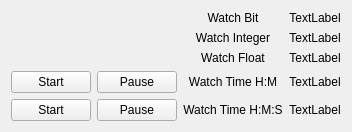
      <widget class="QWidget" name="tab_8">
       <attribute name="title">
        <string>Watch</string>
       </attribute>
       <layout class="QGridLayout" name="gridLayout_12">
        <item row="3" column="2">
         <widget class="QLabel" name="label_46">
          <property name="text">
           <string>Watch Time H:M</string>
          </property>
          <property name="alignment">
           <set>Qt::AlignCenter</set>
          </property>
         </widget>
        </item>
        <item row="4" column="0">
         <widget class="QPushButton" name="pushButton_4">
          <property name="text">
           <string>Start</string>
          </property>
          <property name="checkable">
           <bool>true</bool>
          </property>
          <property name="function" stdset="0">
           <string>hal_pin</string>
          </property>
          <property name="pin_name" stdset="0">
           <string>start-hms-timer</string>
          </property>
         </widget>
        </item>
        <item row="0" column="2">
         <widget class="QLabel" name="label_7">
          <property name="text">
           <string>Watch Bit</string>
          </property>
          <property name="alignment">
           <set>Qt::AlignCenter</set>
          </property>
         </widget>
        </item>
        <item row="2" column="2">
         <widget class="QLabel" name="label_45">
          <property name="text">
           <string>Watch Float</string>
          </property>
          <property name="alignment">
           <set>Qt::AlignCenter</set>
          </property>
         </widget>
        </item>
        <item row="3" column="3">
         <widget class="QLabel" name="label_50">
          <property name="text">
           <string>TextLabel</string>
          </property>
          <property name="alignment">
           <set>Qt::AlignCenter</set>
          </property>
          <property name="function" stdset="0">
           <string>hal_watch_time_hm</string>
          </property>
          <property name="hours" stdset="0">
           <string>time.0.hours</string>
          </property>
          <property name="minutes" stdset="0">
           <string>time.0.minutes</string>
          </property>
         </widget>
        </item>
        <item row="0" column="3">
         <widget class="QLabel" name="label_47">
          <property name="text">
           <string>TextLabel</string>
          </property>
          <property name="alignment">
           <set>Qt::AlignCenter</set>
          </property>
          <property name="function" stdset="0">
           <string>hal_watch_bit</string>
          </property>
          <property name="pin_name" stdset="0">
           <string>iocontrol.0.coolant-flood</string>
          </property>
         </widget>
        </item>
        <item row="2" column="3">
         <widget class="QLabel" name="label_49">
          <property name="text">
           <string>TextLabel</string>
          </property>
          <property name="alignment">
           <set>Qt::AlignCenter</set>
          </property>
          <property name="function" stdset="0">
           <string>hal_watch_float</string>
          </property>
          <property name="pin_name" stdset="0">
           <string>joint.0.motor-pos-cmd</string>
          </property>
         </widget>
        </item>
        <item row="1" column="2">
         <widget class="QLabel" name="label_36">
          <property name="text">
           <string>Watch Integer</string>
          </property>
          <property name="alignment">
           <set>Qt::AlignCenter</set>
          </property>
         </widget>
        </item>
        <item row="1" column="3">
         <widget class="QLabel" name="label_48">
          <property name="text">
           <string>TextLabel</string>
          </property>
          <property name="alignment">
           <set>Qt::AlignCenter</set>
          </property>
          <property name="function" stdset="0">
           <string>hal_watch_int</string>
          </property>
          <property name="pin_name" stdset="0">
           <string>iocontrol.0.tool-number</string>
          </property>
         </widget>
        </item>
        <item row="3" column="0">
         <widget class="QPushButton" name="pushButton_2">
          <property name="text">
           <string>Start</string>
          </property>
          <property name="checkable">
           <bool>true</bool>
          </property>
          <property name="function" stdset="0">
           <string>hal_pin</string>
          </property>
          <property name="pin_name" stdset="0">
           <string>start-hm-timer</string>
          </property>
         </widget>
        </item>
        <item row="4" column="2">
         <widget class="QLabel" name="label_52">
          <property name="text">
           <string>Watch Time H:M:S</string>
          </property>
          <property name="alignment">
           <set>Qt::AlignCenter</set>
          </property>
         </widget>
        </item>
        <item row="4" column="3">
         <widget class="QLabel" name="label_51">
          <property name="text">
           <string>TextLabel</string>
          </property>
          <property name="alignment">
           <set>Qt::AlignCenter</set>
          </property>
          <property name="function" stdset="0">
           <string>hal_watch_time_hms</string>
          </property>
          <property name="hours" stdset="0">
           <string>time.1.hours</string>
          </property>
          <property name="minutes" stdset="0">
           <string>time.1.minutes</string>
          </property>
          <property name="seconds" stdset="0">
           <string>time.1.seconds</string>
          </property>
         </widget>
        </item>
        <item row="3" column="1">
         <widget class="QPushButton" name="pushButton_7">
          <property name="text">
           <string>Pause</string>
          </property>
          <property name="checkable">
           <bool>true</bool>
          </property>
          <property name="function" stdset="0">
           <string>hal_pin</string>
          </property>
          <property name="pin_name" stdset="0">
           <string>pause-hm-timer</string>
          </property>
         </widget>
        </item>
        <item row="4" column="1">
         <widget class="QPushButton" name="pushButton_8">
          <property name="text">
           <string>Pause</string>
          </property>
          <property name="checkable">
           <bool>true</bool>
          </property>
          <property name="function" stdset="0">
           <string>hal_pin</string>
          </property>
          <property name="pin_name" stdset="0">
           <string>pause-hms-timer</string>
          </property>
         </widget>
        </item>
       </layout>
      </widget>
